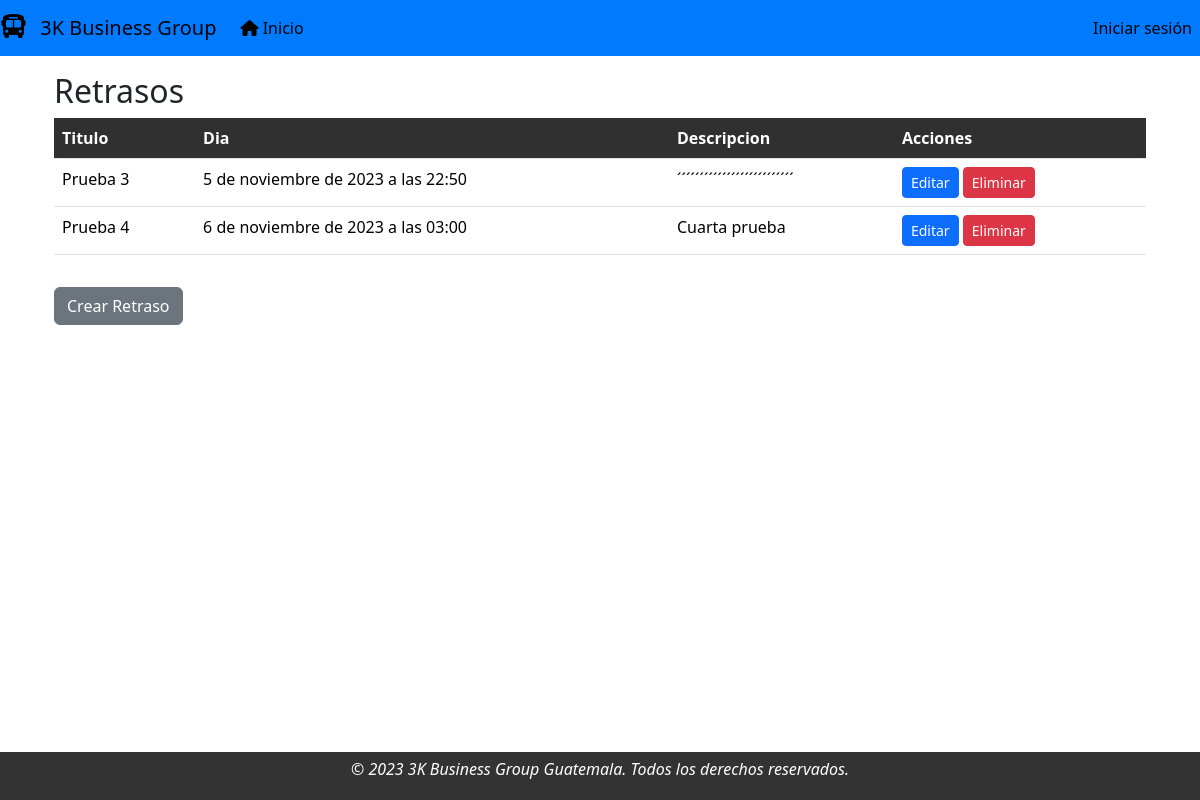
/horario/ver_retraso/, run on the app's committed database.
### modulo_registro/models.py (models this page shows)
class Retraso(models.Model):
    titulo = models.CharField(max_length=256, blank=False, verbose_name='Titulo')
    dia = models.DateTimeField(verbose_name='Dia')
    descripcion = models.CharField(max_length=256, verbose_name='Descripcion')

### modulo_registro/views.py (the view)
# urls.py: path('ver_retraso/', ViewListarRetraso.as_view(), name='ver_retraso'),
class ViewListarRetraso(ListView):
    model = Retraso
    context_object_name = 'retraso'
    template_name = 'vista_retraso.html'

### modulo_registro/templates/vista_retraso.html (shortened to what this page needs)
{% extends "base.html" %}
{% block contenido %}
<div class="container">
  <h2 class="mt-3">Retrasos</h2>
  <table class="table">
    <thead>
      <tr>
        <th>Titulo</th>
        <th>Dia</th>
        <th>Descripcion</th>
        <th>Acciones</th>
      </tr>
    </thead>
    <tbody>
      {% for horario in retraso %}
      <tr>
        <td>{{ horario.titulo }}</td>
        <td>{{ horario.dia }}</td>
        <td>{{ horario.descripcion }}</td>
        <td>
          <a href="{% url 'horario:editar_retraso' horario.id %}" class="btn btn-primary btn-sm">Editar</a>
          <a href="{% url 'horario:eliminar_retraso' horario.id %}" class="btn btn-danger btn-sm">Eliminar</a>
        </td>
      </tr>
      {% endfor %}
    </tbody>
  </table>
  <a href="{% url 'horario:crear_retraso' %}" class="btn btn-secondary mt-3">Crear Retraso</a>
</div>
{% endblock contenido %}

### modulo_registro/templates/vista_retraso.html (style rules this page uses)
table.table thead th { background-color: rgb(49, 48, 48); color: white; }

### data on the page
Retraso: titulo "Prueba 3", dia "5 de noviembre de 2023 a las 22:50", descripcion "´´´´´´´´´´´´´´´´´´´´´´´´´´"
Retraso: titulo "Prueba 4", dia "6 de noviembre de 2023 a las 03:00", descripcion "Cuarta prueba"
